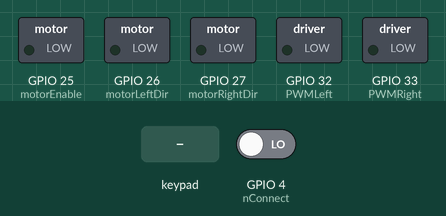
Bench run of a sketch on a simulated ESP32. On the bench: switched loads named in the sketch (green lamp = pin HIGH). The inputs (shaded band) are chosen by the test bench; at power-on: GPIO 4 (nConnect) LOW. What the sketch prints to the serial monitor is not drawn.

Above: at 1.2 s.
1.3 s: GPIO 4 (nConnect) driven HIGH
3.8 s: key 'X' pressed
At 4.01 s:
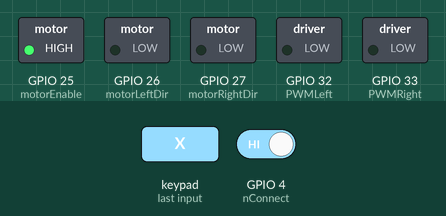
5.7 s: key 'O' pressed
Timing chart, 0 to 8.7 s (numbered marks = the images above; inputs shaded):
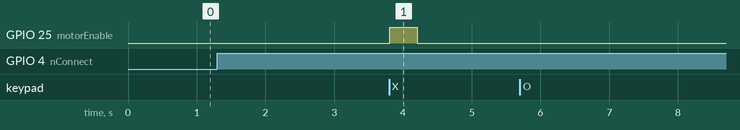

The sketch:

drive-code.ino
```cpp
#define debug

#include <SPI.h>
#include <esp32-hal-ledc.h>
#include <Wire.h>
#include "nunchuk.h"
#include <math.h>

// Motor PWM pins
#define PWMLeft 32
#define PWMRight 33
#define nConnect 4

// Motor control dir control pins
#define motorLeftDir 26  // Left motor direction control pin
#define motorRightDir 27 // Right motor direction control pin
// Motor control enable pin (optional, can be used to disable motors)
#define motorEnable 25 // Enable pin for motor driver
// Motor control parameters
const int speedmax = 4095;                  // 12-bit integer (const for safety)
const int speedmin = 512;                   // 1/8 of 12-bit int
const int deadzone = 20;                    // Deadzone for nunchuk joystick
const int SCALING_FACTOR = 16;              // Joystick scaling factor
const unsigned long FAILSAFE_TIMEOUT = 500; // ms - stop motors if no valid reading
const unsigned long SERIAL_INTERVAL = 250;  // ms - status printing interval

// Improved motor ramping for smoother control
const int MAX_SPEED_CHANGE_NORMAL = 150;    // Normal acceleration/deceleration per cycle
const int MAX_SPEED_CHANGE_EMERGENCY = 800; // Emergency stop deceleration per cycle
const int MAX_SPEED_CHANGE_STARTUP = 100;   // Gentler startup acceleration
const int STARTUP_THRESHOLD = 200;          // Speed below which startup ramping applies
const int MINIMUM_UPDATE_THRESHOLD = 5;     // Minimum change to update PWM

// Advanced safety parameters
const unsigned long EMERGENCY_STOP_HOLD_TIME = 1000; // ms - how long to hold emergency stop
const int DIRECTION_CHANGE_DELAY = 50;               // ms - delay when changing direction
const int CONNECTION_CHECK_INTERVAL = 100;           // ms - how often to check connection

// Connection monitoring
unsigned long lastValidRead = 0;
unsigned long lastSerialPrint = 0;
unsigned long emergencyStopTime = 0;
unsigned long lastDirectionChange = 0;
bool connectionLost = false;
bool emergencyStopActive = false;

// Motor state tracking for improved ramping
struct motorState
{
    int currentSpeed;
    int targetSpeed;
    bool currentDir;
    bool targetDir;
    unsigned long lastUpdate;
};

motorState leftMotor = {0, 0, 0, 0, 0};
motorState rightMotor = {0, 0, 0, 0, 0};

// Simplified droid state structure (removed dome-related fields)
struct droidstate
{
    int left;
    int right;
    bool leftdir;
    bool rightdir;
    bool driveEN;
    bool motorsEngaged; // Z button state for motor engagement
    bool emergencyStop; // Emergency stop state
};

droidstate droid, newdroid;
const droidstate droidzero = {0, 0, 0, 0, 1, 0, 0}; // Default state with motors disabled

// Function declarations
void reset();
void processNunchukInput();
void processDriveInput();
void update();
void printStatus();
void checkFailsafe();
bool initNunchukWithRetry();
int getMagnitude(int cx, int cy);
int calculateRampedSpeed(int targetSpeed, int currentSpeed, bool isEmergencyStop = false, bool isStartup = false);
void updateMotorWithRamping(int motorPin, motorState &motor, int targetSpeed, bool targetDir);
bool checkDirectionChange(bool currentDir, bool targetDir);
void handleEmergencyStop();

void setup()
{
    Serial.begin(115200);
    Wire.begin(); // Default i2c pins (21, 22)

    // Initialize nunchuk with retry logic
    int initAttempts = 0;
    while (!initNunchukWithRetry() && initAttempts < 5)
    {
        initAttempts++;
        delay(100);
    }

    if (initAttempts >= 5)
    {
        Serial.println("WARNING: Nunchuk initialization failed!");
    }

    // Initialize PWM channels for motors
    ledcAttach(PWMLeft, 1000, 12);
    ledcAttach(PWMRight, 1000, 12);

    // Initialize motor direction and enable pins
    pinMode(motorLeftDir, OUTPUT);
    pinMode(motorRightDir, OUTPUT);
    pinMode(motorEnable, OUTPUT);

    // Set initial safe states
    digitalWrite(motorLeftDir, LOW);  // Forward direction initially
    digitalWrite(motorRightDir, LOW); // Forward direction initially
    digitalWrite(motorEnable, LOW);   // Motors disabled initially

    // Initialize nunchuk connection pin
    pinMode(nConnect, INPUT_PULLDOWN);

    // Initialize droid state
    reset();

    Serial.println("Nunchuk Drive Control Initialized v2.0");
    Serial.println("Hold Z button to engage motors, C button for emergency stop");
    Serial.println("Features: Smooth ramping, direction protection, enhanced safety, GPIO control");

    lastValidRead = millis();
    lastSerialPrint = millis();
}

void loop()
{
    unsigned long currentTime = millis();

    // Read nunchuk data
    if (nunchuk_read())
    {
        lastValidRead = currentTime;
        connectionLost = false;

        // Process nunchuk input if connected
        if (digitalRead(nConnect))
        {
            // Nunchuk is connected, process commands
            processNunchukInput();
        }
        else
        {
            // Nunchuk disconnected, stop motors
            if (!connectionLost)
            {
                Serial.println("Nunchuk disconnected");
                connectionLost = true;
            }
            reset();
        }
    }
    else
    {
        // Failed to read nunchuk, check failsafe
        checkFailsafe();
    }

    // Handle emergency stop timing
    handleEmergencyStop();

    // Update motor outputs with advanced ramping
    update();

    // Print status periodically instead of every loop
    if (currentTime - lastSerialPrint >= SERIAL_INTERVAL)
    {
#ifdef debug
        printStatus();
#endif
        lastSerialPrint = currentTime;
    }

    // Copy new state to current state
    droid = newdroid;

    delay(10);
}

bool initNunchukWithRetry()
{
    nunchuk_init();
    delay(50);

    // Try to read to verify initialization
    return nunchuk_read();
}

void checkFailsafe()
{
    unsigned long timeSinceLastRead = millis() - lastValidRead;

    if (timeSinceLastRead > FAILSAFE_TIMEOUT)
    {
        if (!connectionLost)
        {
            Serial.println("FAILSAFE: Communication timeout - stopping motors");
            connectionLost = true;
        }
        reset();
    }
}

void reset()
{
    // Reset to safe state
    newdroid = droidzero;

    // Don't automatically trigger emergency stop on reset unless it's a real emergency
    // Only set emergency stop if we're resetting due to connection loss
    if (connectionLost)
    {
        newdroid.emergencyStop = true;
        emergencyStopActive = true;
        emergencyStopTime = millis();
    }
    else
    {
        // Normal reset - just stop motors but don't trigger emergency stop hold
        newdroid.emergencyStop = false;
        emergencyStopActive = false;
    }

    // Reset motor states for clean ramping
    leftMotor.targetSpeed = 0;
    rightMotor.targetSpeed = 0;
    leftMotor.targetDir = 0;
    rightMotor.targetDir = 0;
    leftMotor.currentSpeed = 0;
    rightMotor.currentSpeed = 0;

    if (!connectionLost)
    {
        Serial.println("System reset - motors ready");
    }
}

void handleEmergencyStop()
{
    if (emergencyStopActive)
    {
        unsigned long timeSinceStop = millis() - emergencyStopTime;

        // Keep emergency stop active for minimum duration
        if (timeSinceStop >= EMERGENCY_STOP_HOLD_TIME)
        {
            // Only clear if C button is not pressed and motors are stopped
            if (!nunchuk_buttonC() && leftMotor.currentSpeed == 0 && rightMotor.currentSpeed == 0)
            {
                emergencyStopActive = false;
                newdroid.emergencyStop = false;
                Serial.println("Emergency stop cleared - system ready");
            }
        }

        // Force motors to stop during emergency stop
        newdroid.left = 0;
        newdroid.right = 0;
        newdroid.driveEN = 1; // Disable motors
    }
}

void processNunchukInput()
{
    // Check for emergency stop first
    if (nunchuk_buttonC())
    {
        if (!emergencyStopActive)
        {
            Serial.println("EMERGENCY STOP activated (C button)!");
            emergencyStopActive = true;
            emergencyStopTime = millis();
        }
        newdroid.emergencyStop = true;
        return;
    }

    // Don't process other inputs during emergency stop hold time
    if (emergencyStopActive)
    {
        newdroid.emergencyStop = true;
        return;
    }

    // Check Z button for motor engagement (must be held to engage)
    newdroid.motorsEngaged = nunchuk_buttonZ();

    // Only process drive commands if Z button is held and no emergency stop
    if (newdroid.motorsEngaged && !newdroid.emergencyStop && !emergencyStopActive)
    {
        processDriveInput();
    }
    else
    {
        // Z button not held or emergency stop active, disable motors
        newdroid.left = 0;
        newdroid.right = 0;
        newdroid.driveEN = 1; // Disable motors
    }
}

void processDriveInput()
{
    // Get nunchuk joystick values (-128 to 127)
    int joyX = nunchuk_joystickX();
    int joyY = nunchuk_joystickY();

    // Apply individual axis deadzone
    if (abs(joyX) < deadzone)
        joyX = 0;
    if (abs(joyY) < deadzone)
        joyY = 0;

    // Check if joystick is in overall deadzone
    if (getMagnitude(joyX, joyY) < deadzone)
    {
        newdroid.left = 0;
        newdroid.right = 0;
        // DON'T disable motors here - let update() handle enable logic
        return;
    }

    // Calculate tank steering values with improved scaling
    int forward = joyY * SCALING_FACTOR;
    int turn = joyX * SCALING_FACTOR;

    // Tank steering: when turning, motors move in opposite directions
    int leftSpeed, rightSpeed;

    if (abs(turn) > abs(forward))
    {
        // Pure turning mode - motors move in opposite directions
        // For left turn (negative X): left motor backward, right motor forward
        // For right turn (positive X): left motor forward, right motor backward
        leftSpeed = turn;   // Left motor: same as turn direction
        rightSpeed = -turn; // Right motor: opposite of turn direction
    }
    else
    {
        // Mixed mode - forward/backward with turning
        leftSpeed = forward + turn;  // Left motor: forward + turn
        rightSpeed = forward - turn; // Right motor: forward - turn
    }

    // Set motor directions based on calculated speeds
    bool newLeftDir = (leftSpeed >= 0) ? 0 : 1;   // 0 = forward, 1 = reverse
    bool newRightDir = (rightSpeed >= 0) ? 0 : 1; // 0 = forward, 1 = reverse

    // Check for direction changes and apply safety delay
    unsigned long currentTime = millis();
    if (checkDirectionChange(newdroid.leftdir, newLeftDir) ||
        checkDirectionChange(newdroid.rightdir, newRightDir))
    {
        if (currentTime - lastDirectionChange < DIRECTION_CHANGE_DELAY)
        {
            // Too soon for direction change, maintain current values
            return;
        }
        lastDirectionChange = currentTime;
        Serial.println("Direction change detected - applying safety delay");
    }

    newdroid.leftdir = newLeftDir;
    newdroid.rightdir = newRightDir;

    // Calculate target speeds (absolute values), constrain to valid range
    int targetLeft = constrain(abs(leftSpeed), 0, speedmax);
    int targetRight = constrain(abs(rightSpeed), 0, speedmax);

    // Apply minimum speed threshold
    if (targetLeft > 0 && targetLeft < speedmin)
        targetLeft = speedmin;
    if (targetRight > 0 && targetRight < speedmin)
        targetRight = speedmin;

    // Store target speeds (ramping will be applied in update())
    newdroid.left = targetLeft;
    newdroid.right = targetRight;

// Debug output
#ifdef debug
    Serial.print("Joy X: ");
    Serial.print(joyX);
    Serial.print(", Y: ");
    Serial.print(joyY);
    Serial.print(" | Forward: ");
    Serial.print(forward);
    Serial.print(", Turn: ");
    Serial.print(turn);
    Serial.print(" | LeftSpeed: ");
    Serial.print(leftSpeed);
    Serial.print(", RightSpeed: ");
    Serial.print(rightSpeed);
    Serial.print(" | Target L: ");
    Serial.print(targetLeft);
    Serial.print(", R: ");
    Serial.print(targetRight);
    Serial.print(" | Ramped L: ");
    Serial.print(leftMotor.currentSpeed);
    Serial.print(" (dir: ");
    Serial.print(newdroid.leftdir);
    Serial.print("), R: ");
    Serial.print(rightMotor.currentSpeed);
    Serial.print(" (dir: ");
    Serial.print(newdroid.rightdir);
    Serial.println();
#endif
}

bool checkDirectionChange(bool currentDir, bool targetDir)
{
    return (currentDir != targetDir);
}

int calculateRampedSpeed(int targetSpeed, int currentSpeed, bool isEmergencyStop, bool isStartup)
{
    int speedDiff = targetSpeed - currentSpeed;
    int maxChange;

    // Determine maximum allowed speed change based on conditions
    if (isEmergencyStop)
    {
        maxChange = MAX_SPEED_CHANGE_EMERGENCY;
    }
    else if (isStartup && currentSpeed < STARTUP_THRESHOLD)
    {
        maxChange = MAX_SPEED_CHANGE_STARTUP;
    }
    else
    {
        maxChange = MAX_SPEED_CHANGE_NORMAL;
    }

    // Apply ramping
    if (abs(speedDiff) <= maxChange)
    {
        return targetSpeed;
    }
    else
    {
        return currentSpeed + (speedDiff > 0 ? maxChange : -maxChange);
    }
}

void updateMotorWithRamping(int motorPin, motorState &motor, int targetSpeed, bool targetDir)
{
    unsigned long currentTime = millis();

    // Update target values
    motor.targetSpeed = targetSpeed;
    motor.targetDir = targetDir;

    // Check if direction change requires stopping first
    if (motor.currentDir != targetDir && motor.currentSpeed > 0)
    {
        // Must stop before changing direction
        motor.targetSpeed = 0;
    }

    // Calculate ramped speed
    bool isEmergencyStop = emergencyStopActive || connectionLost;
    bool isStartup = (motor.currentSpeed < STARTUP_THRESHOLD && targetSpeed > 0);

    int newSpeed = calculateRampedSpeed(motor.targetSpeed, motor.currentSpeed, isEmergencyStop, isStartup);

    // Update motor state
    if (newSpeed == 0)
    {
        motor.currentDir = targetDir; // Safe to change direction when stopped
    }

    // Only update PWM if change is significant
    if (abs(newSpeed - motor.currentSpeed) >= MINIMUM_UPDATE_THRESHOLD || newSpeed == 0)
    {
        motor.currentSpeed = newSpeed;
        motor.lastUpdate = currentTime;
        ledcWrite(motorPin, motor.currentSpeed);
    }
}

void update()
{
    // Clear and logical enable/disable logic
    // Start with motors enabled, then check each disable condition
    newdroid.driveEN = 0; // Start with motors enabled

    // Check each disable condition individually
    if (emergencyStopActive)
    {
        newdroid.driveEN = 1; // Disable for emergency stop
        newdroid.left = 0;
        newdroid.right = 0;
#ifdef debug
        static bool emergencyPrinted = false;
        if (!emergencyPrinted)
        {
            Serial.println("Motors DISABLED: Emergency stop active");
            emergencyPrinted = true;
        }
#endif
    }
    else if (connectionLost)
    {
        newdroid.driveEN = 1; // Disable for connection loss
        newdroid.left = 0;
        newdroid.right = 0;
#ifdef debug
        static bool connectionPrinted = false;
        if (!connectionPrinted)
        {
            Serial.println("Motors DISABLED: Connection lost");
            connectionPrinted = true;
        }
#endif
    }
    else if (!newdroid.motorsEngaged)
    {
        newdroid.driveEN = 1; // Disable when Z button not held
        newdroid.left = 0;
        newdroid.right = 0;
#ifdef debug
        static bool zButtonPrinted = false;
        if (!zButtonPrinted)
        {
            Serial.println("Motors DISABLED: Z button not held");
            zButtonPrinted = true;
        }
#endif
    }
    else
    {
        // Z button held, no emergency, connection OK
        // Motors should be enabled regardless of speed values
        newdroid.driveEN = 0; // Enable motors

#ifdef debug
        // Reset the printed flags when motors are enabled
        static bool emergencyPrinted = false;
        static bool connectionPrinted = false;
        static bool zButtonPrinted = false;
        emergencyPrinted = false;
        connectionPrinted = false;
        zButtonPrinted = false;
#endif
    }

    // Update motors with advanced ramping
    updateMotorWithRamping(PWMLeft, leftMotor, newdroid.left, newdroid.leftdir);
    updateMotorWithRamping(PWMRight, rightMotor, newdroid.right, newdroid.rightdir);

    // CONTROL THE MOTOR HARDWARE
    // Set direction pins
    digitalWrite(motorLeftDir, newdroid.leftdir);   // 0 = forward, 1 = reverse
    digitalWrite(motorRightDir, newdroid.rightdir); // 0 = forward, 1 = reverse

    // Set enable pin (0 = disabled, 1 = enabled)
    // Note: driveEN uses inverted logic (1 = disable), so we invert it
    digitalWrite(motorEnable, !newdroid.driveEN);

// Debug motor enable state
#ifdef debug
    static bool lastEnableState = true; // Start with different state to force first print
    if (newdroid.driveEN != lastEnableState)
    {
        Serial.print("Motor Enable State Changed: ");
        Serial.print(newdroid.driveEN ? "DISABLED" : "ENABLED");
        Serial.print(" (Pin: ");
        Serial.print(!newdroid.driveEN ? "HIGH" : "LOW");
        Serial.print(", EngagedZ: ");
        Serial.print(newdroid.motorsEngaged);
        Serial.print(", EStop: ");
        Serial.print(emergencyStopActive);
        Serial.print(", ConnLost: ");
        Serial.print(connectionLost);
        Serial.println(")");
        lastEnableState = newdroid.driveEN;
    }
#endif

    // Print status changes for important events
    if (droid.motorsEngaged != newdroid.motorsEngaged)
    {
        if (newdroid.motorsEngaged && !newdroid.emergencyStop && !emergencyStopActive)
        {
            Serial.println("Motors ENGAGED (Z button held)");
        }
        else
        {
            Serial.println("Motors DISENGAGED");
        }
    }
}

void printStatus()
{
    Serial.print("Nunchuk - X: ");
    Serial.print(nunchuk_joystickX());
    Serial.print(", Y: ");
    Serial.print(nunchuk_joystickY());
    Serial.print(", C: ");
    Serial.print(nunchuk_buttonC());
    Serial.print(", Z: ");
    Serial.print(nunchuk_buttonZ());
    Serial.print(" | Motors - Left: ");
    Serial.print(leftMotor.currentSpeed);
    Serial.print("/");
    Serial.print(newdroid.left);
    Serial.print(" (dir: ");
    Serial.print(newdroid.leftdir);
    Serial.print("), Right: ");
    Serial.print(rightMotor.currentSpeed);
    Serial.print("/");
    Serial.print(newdroid.right);
    Serial.print(" (dir: ");
    Serial.print(newdroid.rightdir);
    Serial.print("), EN: ");
    Serial.print(newdroid.driveEN);
    Serial.print(", Engaged: ");
    Serial.print(newdroid.motorsEngaged);
    Serial.print(", EStop: ");
    Serial.print(emergencyStopActive);
    Serial.print(", Connected: ");
    Serial.println(!connectionLost);
}

int getMagnitude(int cx, int cy)
{
    // More efficient magnitude calculation without float conversion
    long x = cx;
    long y = cy;
    return (int)sqrt(x * x + y * y);
}
```

Measured:
- after the input at 1.3 s, every drawn part: stays the same
- after the input at 3.8 s, GPIO 25 (motorEnable): LOW → HIGH at once, → LOW 0.40 s later
- after the input at 5.7 s, every drawn part: stays the same
